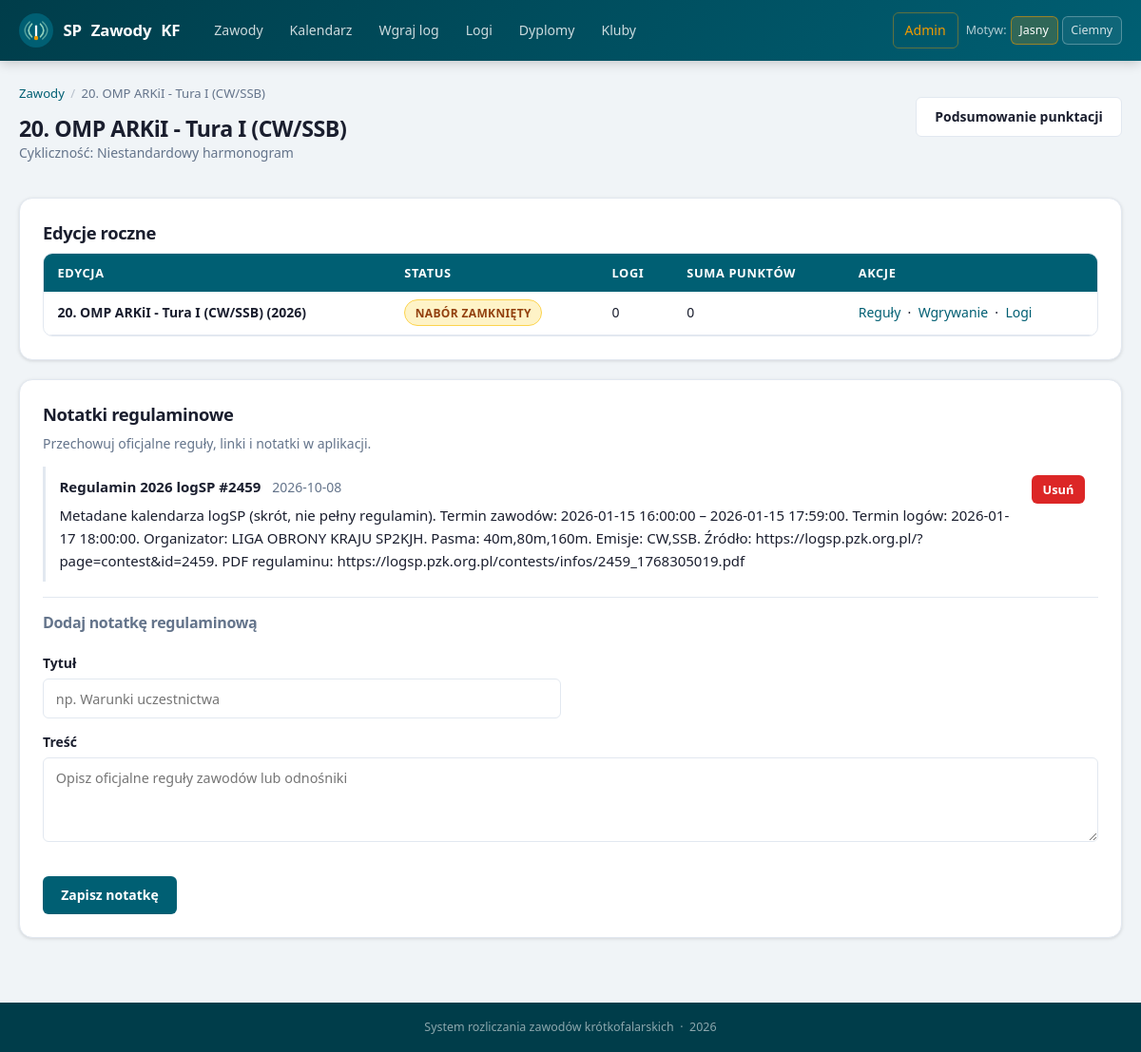
The page /contests/1 (signed in) on the database its author committed.
### app/models.py (models this page shows, shortened)
class AdminUser(db.Model):
    id = db.Column(db.Integer, primary_key=True)
    username = db.Column(db.String(80), nullable=False, unique=True)
    password_hash = db.Column(db.String(255), nullable=False)
    created_at = db.Column(db.DateTime, default=datetime.utcnow, nullable=False)
    last_login_at = db.Column(db.DateTime, nullable=True)

class Contest(db.Model):
    id = db.Column(db.Integer, primary_key=True)
    name = db.Column(db.String(120), nullable=False, unique=True)
    description = db.Column(db.Text, nullable=True)
    is_yearly_recurring = db.Column(db.Boolean, default=True, nullable=False)
    created_at = db.Column(db.DateTime, default=datetime.utcnow, nullable=False)
    editions = db.relationship(
        "ContestEdition",
        back_populates="contest",
        cascade="all, delete-orphan",
        order_by="ContestEdition.year.desc()",
    )
    rule_notes = db.relationship(
        "ContestRuleNote",
        back_populates="contest",
        cascade="all, delete-orphan",
        order_by="ContestRuleNote.created_at.desc()",
    )

class ContestEdition(db.Model):
    id = db.Column(db.Integer, primary_key=True)
    contest_id = db.Column(db.Integer, db.ForeignKey("contest.id"), nullable=False)
    year = db.Column(db.Integer, nullable=False)
    name = db.Column(db.String(120), nullable=True)
    description = db.Column(db.Text, nullable=True)
    status = db.Column(db.String(32), default="draft", nullable=False)
    submission_open_at = db.Column(db.DateTime, nullable=True)
    submission_deadline = db.Column(db.DateTime, nullable=True)
    created_at = db.Column(db.DateTime, default=datetime.utcnow, nullable=False)
    contest = db.relationship("Contest", back_populates="editions")
    rules = db.relationship(
        "ContestRule",
        back_populates="edition",
        cascade="all, delete-orphan",
        order_by="ContestRule.key",
    )
    logs = db.relationship(
        "ContestLog",
        back_populates="edition",
        cascade="all, delete-orphan",
        order_by="ContestLog.uploaded_at.desc()",
    )
    categories = db.relationship(
        "ContestCategory",
        back_populates="edition",
        cascade="all, delete-orphan",
        order_by="ContestCategory.name",
    )
    certificate_template = db.relationship(
        "CertificateTemplate",
        back_populates="edition",
        uselist=False,
        cascade="all, delete-orphan",
    )
    __table_args__ = (db.UniqueConstraint("contest_id", "year", name="uq_contest_edition_year"),)
    @property
    def display_name(self) -> str:
        if self.name:
            return f"{self.name} ({self.year})"
        return f"{self.contest.name} {self.year}"
    @property
    def status_label(self) -> str:
        labels = {
            "draft": "Szkic",
            "accepting_logs": "Przyjmowanie logów",
            "submission_closed": "Nabór zamknięty",
        }
        return labels.get(self.status, self.status.replace("_", " ").title())

class ContestRuleNote(db.Model):
    id = db.Column(db.Integer, primary_key=True)
    contest_id = db.Column(db.Integer, db.ForeignKey("contest.id"), nullable=False)
    title = db.Column(db.String(160), nullable=False)
    content = db.Column(db.Text, nullable=False)
    created_at = db.Column(db.DateTime, default=datetime.utcnow, nullable=False)
    contest = db.relationship("Contest", back_populates="rule_notes")

### app/routes.py (the view)
@bp.route("/contests/<int:contest_id>")
def contest_detail(contest_id: int):
    contest = Contest.query.get_or_404(contest_id)
    can_manage = get_current_admin_user() is not None
    edition_stats = (
        db.session.query(
            ContestEdition,
            func.count(ContestLog.id).label("log_count"),
            func.coalesce(func.sum(ContestLog.computed_score), 0).label("score_sum"),
        )
        .outerjoin(ContestLog, ContestLog.edition_id == ContestEdition.id)
        .filter(ContestEdition.contest_id == contest.id)
        .group_by(ContestEdition.id)
        .order_by(ContestEdition.year.desc())
        .all()
    )
    return render_template(
        "contest_detail.html",
        contest=contest,
        edition_stats=edition_stats,
        can_manage=can_manage,
    )

### app/admin_auth.py (called while the page is built)
def get_current_admin_user() -> AdminUser | None:
    if hasattr(g, "current_admin_user"):
        return g.current_admin_user
    user_id = session.get(SESSION_KEY)
    if not user_id:
        g.current_admin_user = None
        return None
    user = db.session.get(AdminUser, user_id)
    g.current_admin_user = user
    return user

### app/templates/contest_detail.html (shortened to what this page needs)
{% extends 'base.html' %}
{% block content %}
<div class="page-header">
    <div>
        <div class="breadcrumb">
            <a href="{{ url_for('main.contests') }}">Zawody</a>
            <span class="sep">/</span>
            {{ contest.name }}
        </div>
        <h2>{{ contest.name }}</h2>
        <p class="muted">Cykliczność: {{ 'Co roku' if contest.is_yearly_recurring else 'Niestandardowy harmonogram' }}</p>
    </div>
    <div class="btn-group mt-0">
        <a href="{{ url_for('main.contest_summary', contest_id=contest.id) }}" class="button btn-secondary">Podsumowanie punktacji</a>
    </div>
</div>
<section class="card">
    <h3>Edycje roczne</h3>
    {% if edition_stats %}
        <div class="table-wrap">
        <table>
            <thead>
                <tr>
                    <th>Edycja</th>
                    <th>Status</th>
                    <th>Logi</th>
                    <th>Suma punktów</th>
                    <th>Akcje</th>
                </tr>
            </thead>
            <tbody>
                {% for edition, log_count, score_sum in edition_stats %}
                <tr>
                    <td><strong>{{ edition.display_name }}</strong></td>
                    <td><span class="badge badge-{{ edition.status }}">{{ edition.status_label }}</span></td>
                    <td>{{ log_count }}</td>
                    <td>{{ score_sum }}</td>
                    <td>
                        <a href="{{ url_for('main.edition_detail', edition_id=edition.id) }}">Reguły</a>
                        &nbsp;·&nbsp;
                        <a href="{{ url_for('main.upload_log', edition_id=edition.id) }}">Wgrywanie</a>
                        &nbsp;·&nbsp;
                        <a href="{{ url_for('main.logs_received', edition_id=edition.id) }}">Logi</a>
                    </td>
                </tr>
                {% endfor %}
            </tbody>
        </table>
        </div>
    {% else %}
        <div class="empty-state">
            <div class="empty-state-icon">📅</div>
            <p>Brak edycji rocznych.</p>
        </div>
    {% endif %}
</section>
{% if can_manage %}
<section class="card">
    <h3>Notatki regulaminowe</h3>
    <p class="muted">Przechowuj oficjalne reguły, linki i notatki w aplikacji.</p>
    {% if contest.rule_notes %}
        {% for note in contest.rule_notes %}
        <div style="border-left:3px solid var(--clr-border);padding:.6rem .9rem;margin-bottom:.75rem;border-radius:0 var(--radius-sm) var(--radius-sm) 0">
            <div style="display:flex;justify-content:space-between;align-items:flex-start;gap:.5rem">
                <div>
                    <strong>{{ note.title }}</strong>
                    <span class="muted" style="margin-left:.5rem">{{ note.created_at.strftime('%Y-%m-%d') }}</span>
                    <p style="margin:.35rem 0 0">{{ note.content }}</p>
                </div>
                <form method="post" action="{{ url_for('main.delete_rule_note', contest_id=contest.id, note_id=note.id) }}"
                                            onsubmit="return confirm('Usunąć tę notatkę regulaminową?')" style="margin:0">
                                        <button class="danger btn-sm" type="submit" style="margin-top:0">Usuń</button>
                </form>
            </div>
        </div>
        {% endfor %}
    {% else %}
        <p class="muted">Brak zapisanych notatek regulaminowych.</p>
    {% endif %}
    <hr style="border:none;border-top:1px solid var(--clr-border);margin:1rem 0">
    <h4>Dodaj notatkę regulaminową</h4>
    <form method="post" action="{{ url_for('main.add_rule_note', contest_id=contest.id) }}">
        <div class="form-grid">
            <div>
                <label for="title">Tytuł</label>
                <input id="title" name="title" type="text" placeholder="np. Warunki uczestnictwa" required>
            </div>
        </div>
        <label for="content">Treść</label>
        <textarea id="content" name="content" rows="3" placeholder="Opisz oficjalne reguły zawodów lub odnośniki" required></textarea>
        <div class="btn-group">
            <button type="submit">Zapisz notatkę</button>
        </div>
    </form>
</section>
{% endif %}
{% endblock %}

### app/templates/base.html (shortened to what this page needs)
<!doctype html>
<html lang="{{ ui_lang }}" data-theme="{{ ui_theme }}">
<head>
    <link rel="stylesheet" href="{{ url_for('static', filename='styles.css') }}">
</head>
<body>
<header class="site-header">
    <div class="header-inner">
        <a class="site-logo" href="{{ url_for('main.index') }}">
            <img src="{{ url_for('static', filename='favicon.svg') }}" alt="Logo">
            <span class="site-logo-text">SP&nbsp;<span>Zawody</span>&nbsp;KF</span>
        </a>
        <nav>
            <a href="{{ url_for('main.contests') }}">{{ t('nav_contests') }}</a>
            <a href="{{ url_for('main.contest_calendar') }}">{{ t('nav_calendar') }}</a>
            <a href="{{ url_for('main.upload_log') }}">{{ t('nav_upload_log') }}</a>
            <a href="{{ url_for('main.logs_received') }}">{{ t('nav_logs') }}</a>
            <a href="{{ url_for('main.certificates_lookup') }}">{{ t('nav_certificates') }}</a>
            <a href="{{ url_for('main.clubs_home') }}">{{ t('nav_clubs') }}</a>
            <div class="nav-right">
                {% if current_admin_user %}
                    <a href="{{ url_for('admin.dashboard') }}" class="nav-admin">{{ t('nav_admin') }}</a>
                {% else %}
                    <a href="{{ url_for('admin.login') }}" class="nav-admin">{{ t('nav_admin_login') }}</a>
                {% endif %}
                <span class="nav-meta">{{ t('theme') }}:</span>
                <a href="{{ ui_url(theme='light') }}" class="nav-chip {% if ui_theme == 'light' %}active{% endif %}">{{ t('theme_light') }}</a>
                <a href="{{ ui_url(theme='dark') }}" class="nav-chip {% if ui_theme == 'dark' %}active{% endif %}">{{ t('theme_dark') }}</a>
            </div>
        </nav>
    </div>
</header>
<main class="container">
    {% block content %}{% endblock %}
</main>
<footer class="site-footer">
    {{ t('site_footer') }} &nbsp;·&nbsp; {{ now.year if now is defined else 2026 }}
</footer>
</body>
</html>

### rows shown on the page
AdminUser: username "Admin"
Contest: name "20. OMP ARKiI - Tura I (CW/SSB)", is_yearly_recurring "Niestandardowy harmonogram"
ContestEdition: display_name "20. OMP ARKiI - Tura I (CW/SSB) (2026)", status_label "NABÓR ZAMKNIĘTY", log_count "0", score_sum "0"
ContestRuleNote: title "Regulamin 2026 logSP #2459", created_at "2026-10-08", content "Metadane kalendarza logSP (skrót, nie pełny regulamin). Termin zawodów: 2026-01-15 16:00:00 – 2026-01-15 17:59:00. Termin logów: 2026-01-17 18:00:00. Organizator: LIGA OBRONY KRAJU SP2KJH. Pasma: 40m,80m,160m. Emisje: CW,SSB. Źródło: https://logsp.pzk.org.pl/?page=contest&id=2459. PDF regulaminu: https://logsp.pzk.org.pl/contests/infos/2459_1768305019.pdf"

### other values the page prints
{{ t('nav_contests') }} "Zawody"
{{ t('nav_calendar') }} "Kalendarz"
{{ t('nav_upload_log') }} "Wgraj log"
{{ t('nav_logs') }} "Logi"
{{ t('nav_certificates') }} "Dyplomy"
{{ t('nav_clubs') }} "Kluby"
{{ t('theme') }} "Motyw"
{{ t('theme_light') }} "Jasny"
{{ t('theme_dark') }} "Ciemny"
{{ t('site_footer') }} "System rozliczania zawodów krótkofalarskich"
{{ now.year if now is defined else 2026 }} "2026"
